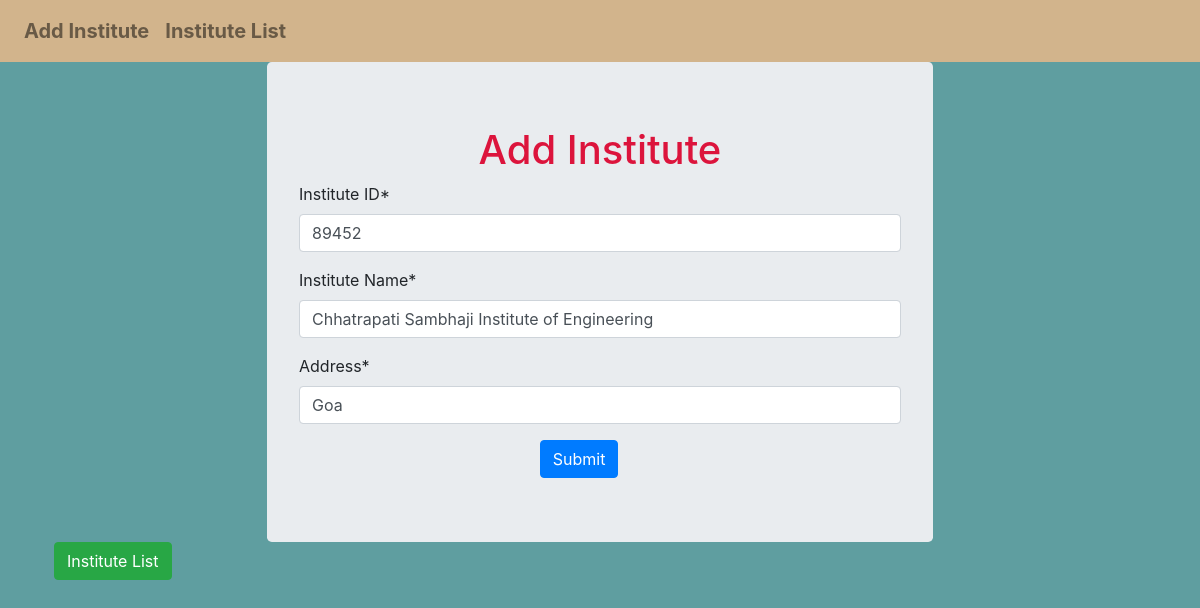
Page /institute/update/5/ on the committed database.
### InstituteApp/models.py (models this page shows)
class Institute(models.Model):
    Institute_ID = models.IntegerField()
    Institute_Name = models.CharField(max_length=100)
    Address = models.CharField(max_length=40)

### InstituteApp/views.py (the view, shortened to what this page needs)
# urls.py: path('update/<int:i>/',views.UpdateView.as_view(),name='update'),
class UpdateView(View):
    def get(self,request,i):
        inst = Institute.objects.get(id=i)
        form = InstituteModelForm(instance=inst)
        template_name = 'InstituteApp/addinstitute.html'
        context = {'form':form}
        return render(request, template_name, context)

### InstituteApp/forms.py
class InstituteModelForm(forms.ModelForm):
    class Meta:
        model = Institute
        fields = '__all__'

### templates/InstituteApp/addinstitute.html (shortened to what this page needs)
{% extends 'InstituteApp/base.html' %}
{% load crispy_forms_tags %}
{% block content %}
    <div class="container">
        <form method="post" class="jumbotron " enctype="multipart/form-data" style="margin:auto;width:60%">
            <h1 style="text-align:center;color:crimson">Add Institute</h1>
            {{form | crispy}}
            <input type="submit"  class="btn btn-primary " style="margin-left:40%">
        </form>
    </div>
    <a href="{% url 'show_list' %}"><button class="btn btn-success" style="margin-left:4.5%">Institute List</button></a>
{% endblock %}

### rows in the picture
Institute: Institute_ID "89452", Institute_Name "Chhatrapati Sambhaji Institute of Engineering", Address "Goa"
